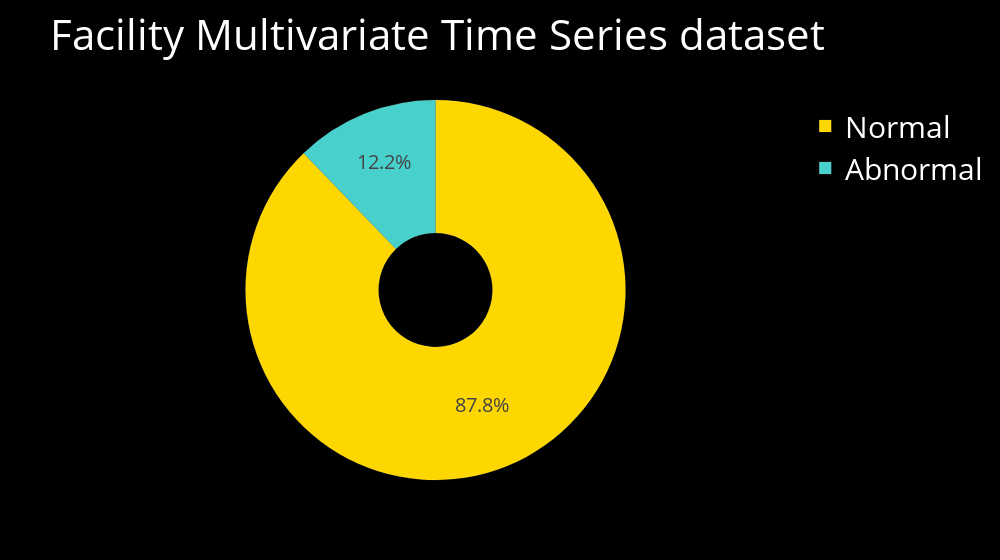

Notebook code cell kept with this figure:
### Markdown cell above
## 라벨 분포 시각화 (파이 차트)

이 코드는 전처리된 데이터프레임 `df`의 `label` 컬럼을 기준으로 정상(Normal)과 비정상(Abnormal) 라벨의 비율을 파이 차트로 시각화합니다.

### 주요 내용
- `label` 컬럼의 분포 비율 계산 (`value_counts()`)
- Plotly의 `Pie` 차트를 사용하여 시각화
- 중앙에 구멍이 있는 도넛 형태(`hole=0.3`)
- 시각적으로 구분되는 색상 및 어두운 테마 설정

### 시각화 특징
- 배경: 블랙 테마
- 폰트 색상: 흰색 (`font_color="white"`)
- 범례 제목 색상: 노란색
- 비율 정보만 표시 (`textinfo='percent'`)
- 상호작용 가능한 hover 정보 (`label + percent`)

### Code cell
colors = ['gold', 'mediumturquoise']
labels = ['Normal','Abnormal']
values = df['label'].value_counts()/df['label'].shape[0]

fig = go.Figure(data=[go.Pie(labels=labels, values=values, hole=.3)])
fig.update_traces(hoverinfo='label+percent', textinfo='percent', textfont_size=20,
                  marker=dict(colors=colors, line=dict(color='white', width=0.1)))
fig.update_layout(
    title_text="Facility Multivariate Time Series dataset",
    title_font_color="white",
    font_size = 30,
    legend_title_font_color="yellow",
    paper_bgcolor="black",
    plot_bgcolor='black',
    font_color="white",
    width = 1000,
)
fig.show()

### Figure 1 — Plotly figure (JSON) as saved in the notebook; plotly's stock layout.template omitted (floating-point values rounded to 4 significant figures)
{"data": [{"hole": 0.3, "hoverinfo": "label+percent", "labels": ["Normal", "Abnormal"], "marker": {"colors": ["gold", "mediumturquoise"], "line": {"color": "white", "width": 0.1}}, "textfont": {"size": 20}, "textinfo": "percent", "type": "pie", "values": [0.8779, 0.1221]}], "layout": {"font": {"color": "white", "size": 30}, "legend": {"title": {"font": {"color": "yellow"}}}, "paper_bgcolor": "black", "plot_bgcolor": "black", "title": {"font": {"color": "white"}, "text": "Facility Multivariate Time Series dataset"}, "width": 1000}}
